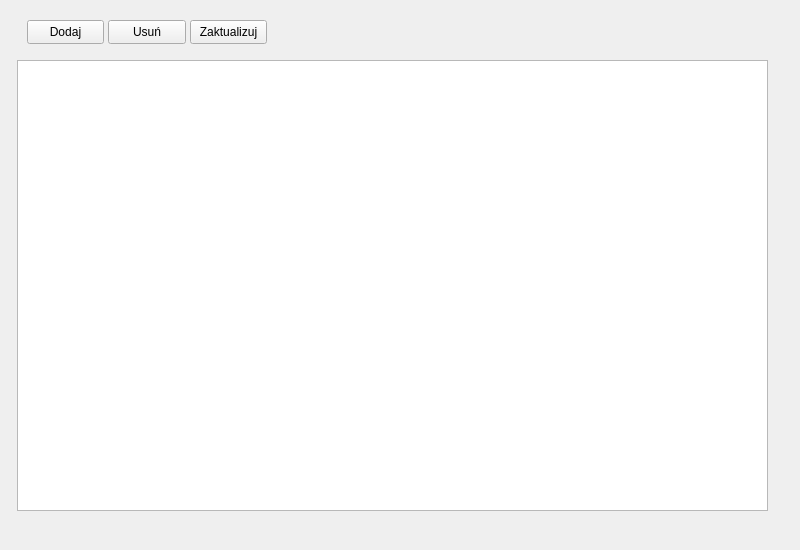
<?xml version="1.0" encoding="UTF-8"?>
<ui version="4.0">
 <class>ContractorsView</class>
 <widget class="QWidget" name="ContractorsView">
  <property name="geometry">
   <rect>
    <x>0</x>
    <y>0</y>
    <width>800</width>
    <height>550</height>
   </rect>
  </property>
  <property name="windowTitle">
   <string>Kontrahenci</string>
  </property>
  <widget class="QWidget" name="centralwidget" native="true">
   <property name="geometry">
    <rect>
     <x>0</x>
     <y>0</y>
     <width>775</width>
     <height>541</height>
    </rect>
   </property>
   <widget class="QTableView" name="tableView">
    <property name="geometry">
     <rect>
      <x>17</x>
      <y>60</y>
      <width>751</width>
      <height>451</height>
     </rect>
    </property>
   </widget>
   <widget class="QPushButton" name="pushButton_del">
    <property name="geometry">
     <rect>
      <x>108</x>
      <y>20</y>
      <width>78</width>
      <height>24</height>
     </rect>
    </property>
    <property name="text">
     <string>Usuń</string>
    </property>
   </widget>
   <widget class="QPushButton" name="pushButton_add">
    <property name="geometry">
     <rect>
      <x>27</x>
      <y>20</y>
      <width>77</width>
      <height>24</height>
     </rect>
    </property>
    <property name="text">
     <string>Dodaj</string>
    </property>
   </widget>
   <widget class="QPushButton" name="pushButton_update">
    <property name="geometry">
     <rect>
      <x>190</x>
      <y>20</y>
      <width>77</width>
      <height>24</height>
     </rect>
    </property>
    <property name="text">
     <string>Zaktualizuj</string>
    </property>
   </widget>
  </widget>
 </widget>
 <resources/>
 <connections/>
</ui>
